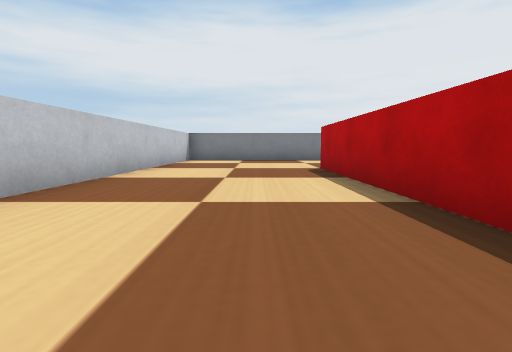
view 1 (above)

16 first-person views from a walk through a robot-simulator world made for Webots. The camera is 0.05 m above the floor, tilts 6° down and sees 85° across. The floor is counted in squares, 0.1 m on a side. Each view is taken from the middle of a square. On the plan, view 1 faces up. The plan holds only what a view shows up to about 9 squares ahead; the rest is blank. Robots are left out. Simple shapes and patterns stand in for the simulator's stock objects.

view 2
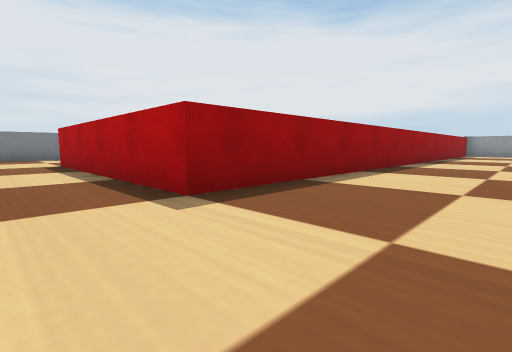

view 3
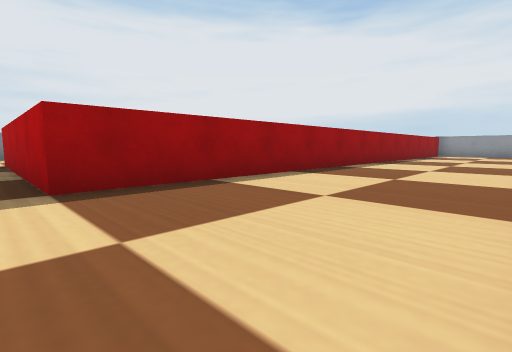

view 4
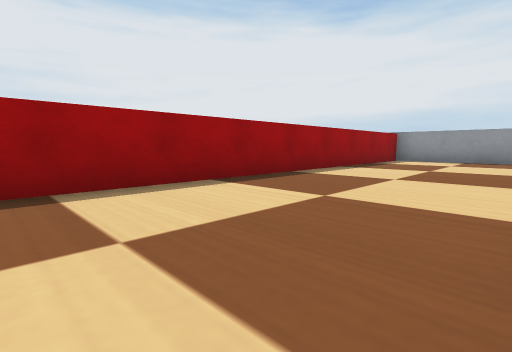

view 5
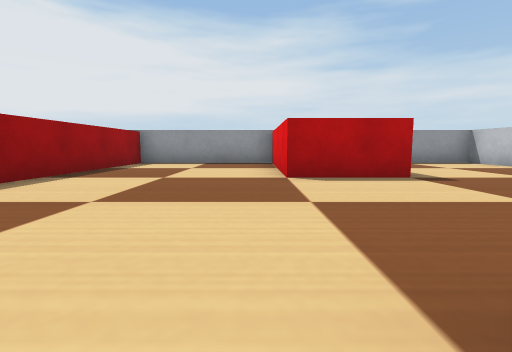

view 6
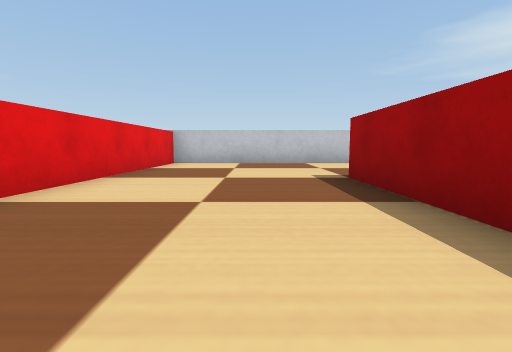

view 7
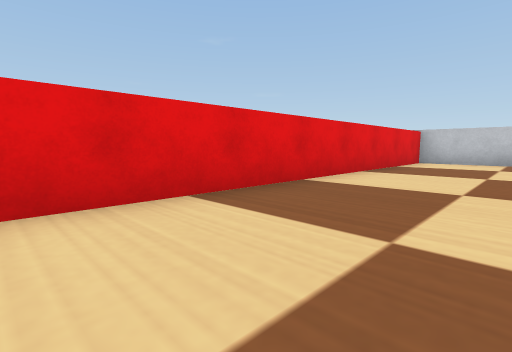

view 8
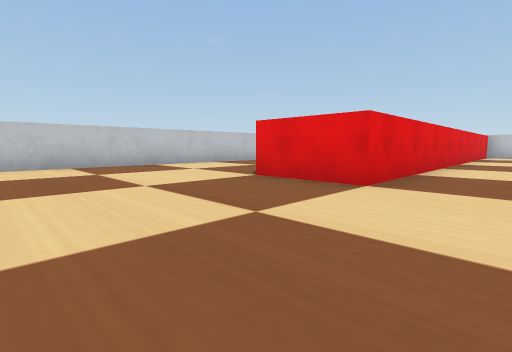

view 9
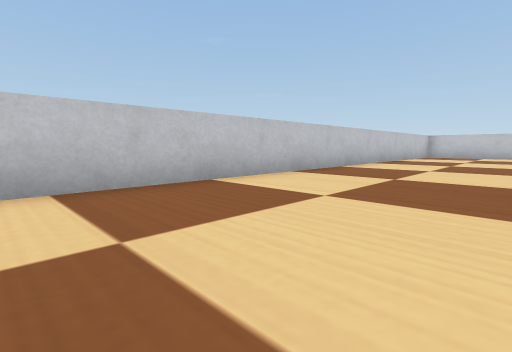

view 10
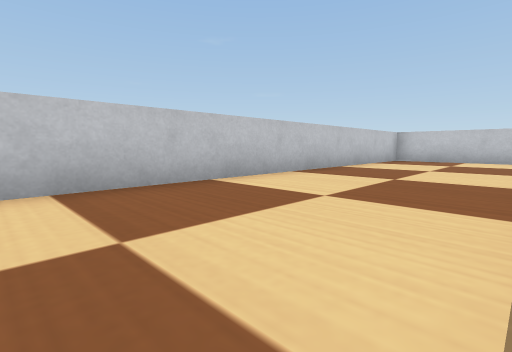

view 11
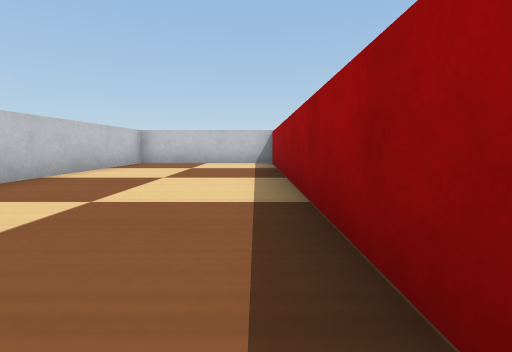

view 12
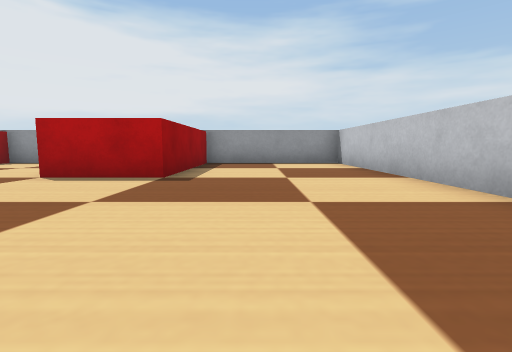

view 13
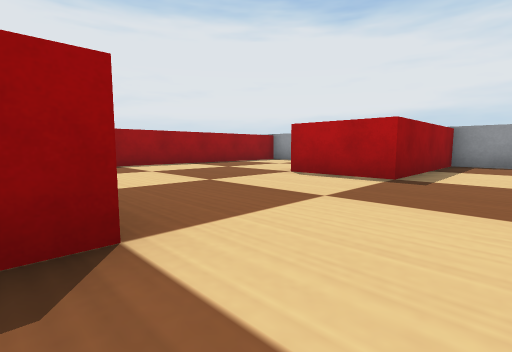

view 14
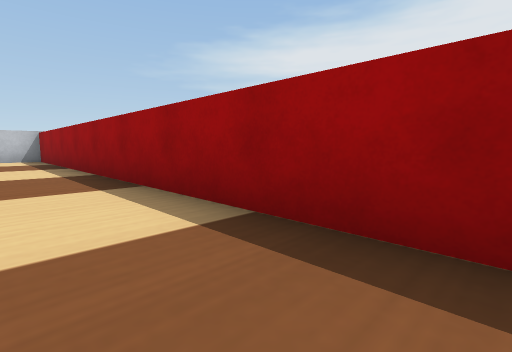

view 15
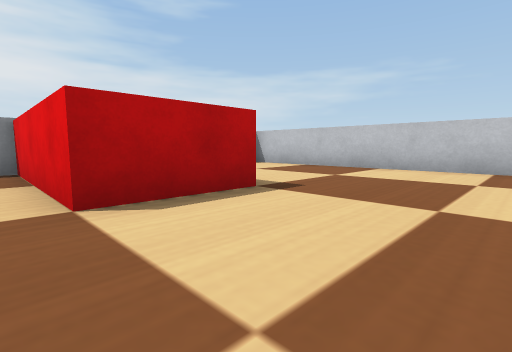

view 16
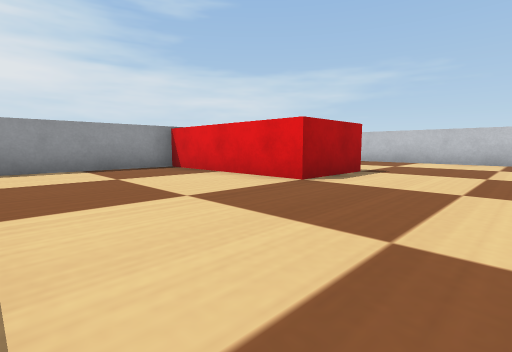

### Floor plan
Points are (right, up) in squares from view 1. A wall is a line through its corners. A room is listed if a view was taken in it or the views show most of it. See-through windows are left out.
Room 1 (views 1, 2, 3, 4, 5, 6, 7, 8, 15, 16)
walls: (-2.5, 2.4) (-2.5, -3.5) (9.5, -3.5); (17.5, -3.6) (17.5, 0.5) (1.5, 0.5) (1.5, 2.5)
ways out: opening at (13.5, -4.5) to room 2; opening at (-0.5, 1.5)
Room 2 (views 9, 10, 11, 12, 13, 14)
walls: (9.5, -3.5) (9.5, -5.5) (-2.5, -5.5) (-2.5, -9.5) (17.5, -9.5) (17.5, -5.5)
ways out: opening at (13.5, -4.5) to room 1
objects: red box (14, -5) to (17, -4)

Positions as (right, up) in squares from view 1, and headings:
1: (0, 0), facing up
2: (0, -2), facing up-right
3: (1, -3), facing up-right
4: (7, -3), facing up-right
5: (9, -3), facing right
6: (6, -1), facing left
7: (7, -1), facing down-left
8: (13, -2), facing down-left
9: (12, -6), facing down-left
10: (8, -6), facing down-left
11: (6, -6), facing left
12: (9, -7), facing right
13: (9, -7), facing up-right
14: (9, -7), facing up-left
15: (11, -3), facing down-right
16: (11, 0), facing down-right
